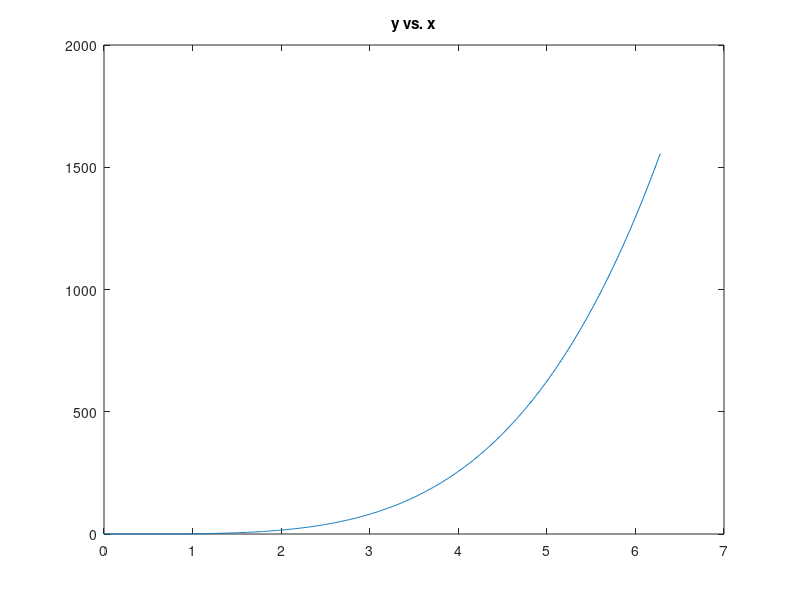
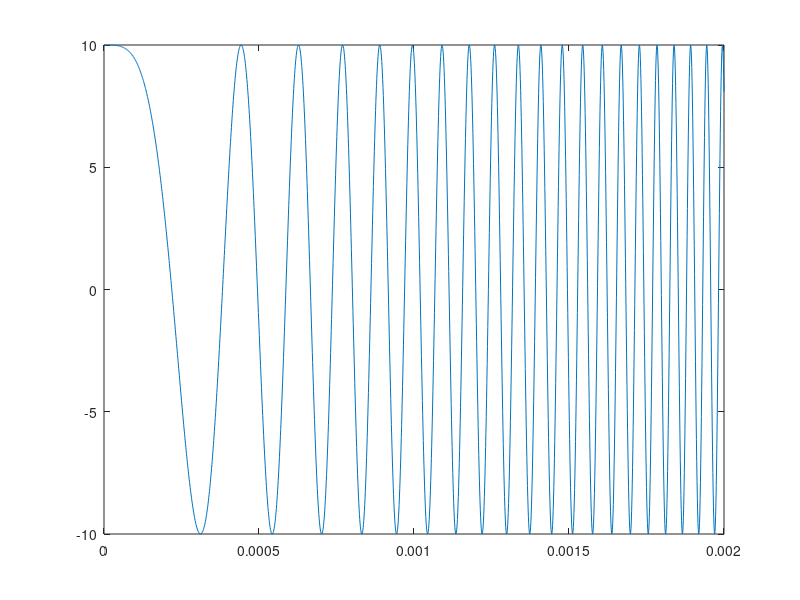

These charts were generated, in order, by the following MATLAB code: (Note: this script raises an error after producing the figures.)
%% Lesson 2
%
% Objectives:
% * Understand how to perform vector operations in MATLAB
% * Understand arithmetic and basic functions in MATLAB
% * Know how to use for statements
clc; clear;

%% Vector operations
% In lesson 1, we saw how to create a vector with the colon operator and
% linspace. Now let's perform some operations on them!
% 
% There are two common classes of operations that you can perform on
% vectors: element-wise operations (which produce another vector) and
% aggregate operations (which produce a scalar value). There are also many
% functions that don't fall under these categories, but these cover many of
% the common functions.

%% Element-wise operations
% Many operations that work on scalars (which are really degenerate
% matrices) also work element-wise on vectors (or matrices).
x = 0:0.01:2*pi;    % Create a linearly-spaced vector
y = sin(x);         % sin() works element-wise on vectors!
y = abs(x);         % same with abs()!
y = x .^ 4;         % element-wise power
y = power(x, 4);    % same as above

plot(x, y);         % Plot y vs. x (line graph)
title('y vs. x');

%% Aggregate operations
% Another common class of operations produce a single output or statistic
% about a vector (or matrix).
length(x);              % number of elements in x
sum(x);                 % sum of the elements of x
mean(x);                % average of the elements of x
min(x);                 % minimum element of x
diff(x);                % difference between adjacent elements of x

%% Exercise 1 : Vector operations
T = 1e-6;           % Sampling period (s)
t = 0:T:2e-3;       % Time (domain/x-axis)
f0 = 50;            % Initial frequency (Hz)
b = 10e6;           % Chirp rate (Hz/s)
A = 10;             % Amplitude
y1 = A * cos(2*pi*f0*t + pi*b*t.^2);

figure;
plot(t,y1);

%% Exercise: Numerical calculus
% See numerical_calculus.m.

%% Basic indexing in MATLAB
% The process of extracting values from a vector (or matrix) is called
% "indexing." In MATLAB, indices start at 1, rather than 0 in most
% languages (in which it is more of an "offset" than a cardinal index).

%% Exercise 2 : Basic indexing
% The syntax for indexing is "x(indices)", where x is the variable to
% index, and indices is a scalar or a vector of indices. There are many
% variations on this. Note that indices can be any vector
x(1);                   % first element of x
x(1:3);                 % elements 1, 2 and 3 (inclusive!)
x(1:length(x));         % all elements in x
x(1:end);               % same as above
x(:);                   % same as above
x(end);                 % last element of x
x(3:end);               % all elements from 3 onwards
x([1,3,5]);             % elements 1, 3, and 5 from x

x(1:2:end);             % all odd-indexed elements of x
ind = 1:2:length(x);
x(ind);                 % same as the previous example

%% Exercises to improve your understanding
% Take some time to go through these on your own.
x([1,2,3]);             % Will these produce the same result?
x([3,2,1]);

x2 = 1:5;
x2(6);                  % What will this produce?
x2(0);                  % What will this produce?
x2(1:1.5:4);            % What will this produce?
ind = 1:1.5:4;
x2(ind);                % What will this produce?

z = 4;
z(1);                   % What will this produce?

%% Matrix operations
% Matrices is closely related to vectors, and we have also explored some
% matrix operations last class. This class, we are going to explore
% functions that are very useful but are hard to grasp for beginners,
% namely reshape, meshgrid, row-wise and column-wise operations.

%% Reshape
% Change a matrix from one shape to another. The new shape has to have the
% same number of elements as the original shape.
%
% When you are reshaping an array / matrix, the first dimension is filled
% first, and then the second dimension, so on and so forth. I.e., elements
% start filling down columns, then rows, etc.
M = 1:100;
N1 = reshape(M,2,2,[]);    % It would create a 2*2*25 matrix
N2 = reshape(M,[2,2,25]);  % Same as N1
N2(:,:,25);                % Gives you 97,98,99,100
N2(:,1,25);                % Gives you 97 and 98

%% Meshgrid
% Meshgrid is quite hard to understand. Think of it as a way to replicate
% arrays, like the following example:
a = 1:3;
b = 1:5;
[A,B] = meshgrid(a,b);

%% Using meshgrid for functions of multiple variables
% You have created two arrays A and B, note that in A, the vector a is
% copied row-wise, while the vector b is transposed and copied column-wise.
% This is useful, because when you lay one above the other, you essentially
% create a CARTESIAN PRODUCT, and it is useful when we need to plot a 3D
% graph.
% 
% Here is a more complicated example to show you when meshgrid is useful
a1 = -2:0.25:2;
b1 = a1;
[A1,B1] = meshgrid(a1);

% Here we plot the surface of f(x) = x*exp^(x.^2+y.^2)
F = A1.*exp(-A1.^2-B1.^2);
surf(A1, B1, F);

%% Broadcasting: an alternative to meshgrid
% Broadcasting, like meshgrid, can be used as a way to write functions of
% multiple variables, without generating the intermediate matrices A and B.
% The way this works is that operations performed on a set of N orthogonal
% vectors will automatically generate an N-dimensional result.
% 
% See the following example, which recreates the above example. Note that
% b1 is transposed.
F2 = a1.*exp(-a1.^2-(b1.').^2);
surf(A1, B1, F2);

% Check that this matches the previous result.
error = rms(F - F2, 'all');

% Note: broadcasting doesn't generate the domains A1 and B1,
% so meshgrid() is more useful when we need to supply the domain to a
% function like mesh() or surf(). But when we only need the result,
% broadcasting is somewhat simpler.
%
% For homework assignments that require functions of multiple variables,
% use whichever method is more intuitive to you.

%% Row-wise / Column-wise operations
% Vector operations can also be performed on matrices. We can perform a
% vector operation on each row/column of a matrix, or on a particular
% row/column by indexing.
H = magic(4);    % create the magical matrix H
sum(H,1);        % column wise sum, note that this is a row vector(default)
fliplr(H);       % flip H from left to right
flipud(H);       % flip H upside down
H(1,:) = fliplr(H(1,:)); % flip only ONE row left to right
H(1,:) = [];     % delete the first row

%% Exercise 7 : Matrix Operations
H2 = randi(20,4,5);   % random 4x5 matrix with integers from 1 to 20
sum(H2(:,2));
mean(H2(3,:));
C = reshape(H2,2,2,5);
C(2,:,:) = [];

%% Control Sequence - For loops
% Similar to other languages, MATLAB have if, while and for control
% sequences. For loops are one of the commonly used control sequences in
% MATLAB. We will continue the discussion of if and while in the next
% lesson.

clear;
n = 1e7;
% D = zeros(1,n);   % This is called pre-allocation
                    % try uncommenting this line to see the
                    % difference. Memory allocations are slow!

% Calculate fib(n). Hard to do vectorized unless we know Binet's formula.
% (Note that this will quickly overflow, but that's not our objective
% here.)
D(1) = 1;
D(2) = 2;
tic                 % start timer
for i = 3:n
    D(i) = D(i-1) + D(i-2);
end
toc                 % print elapsed time since last tic

%% Be careful!
% For loops are considered the more inefficient type of operation in
% MATLAB. Performing operations on vectors is faster because your hardware
% can optimize vectorized instructions, and because the "for" construct
% exists in MATLAB's runtime, which is essentially a scripting language and
% thus is slow.
%
% However, things are changing, and things like parfor (parallel-for) and
% advanced JIT (just-in-time) compilation are improving the performance of
% loops. But vectorized operations are almost always faster and should
% be used where possible.